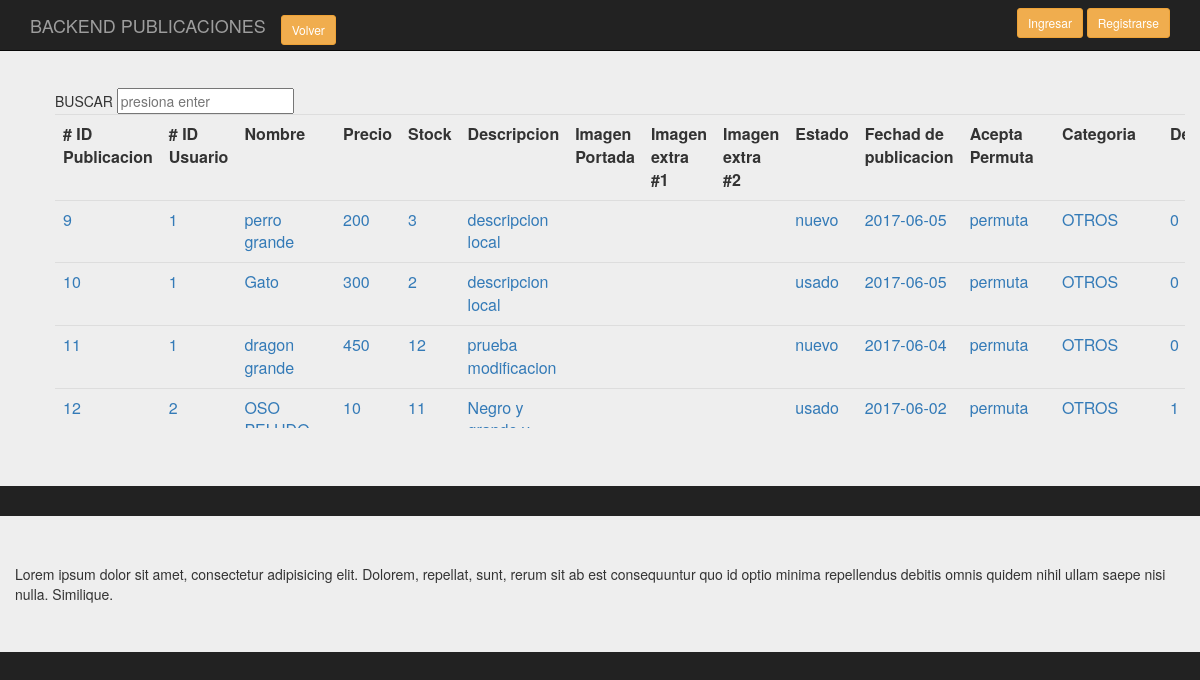
The app's page /backend/Presentacion/BackPublicacion.php, older data.
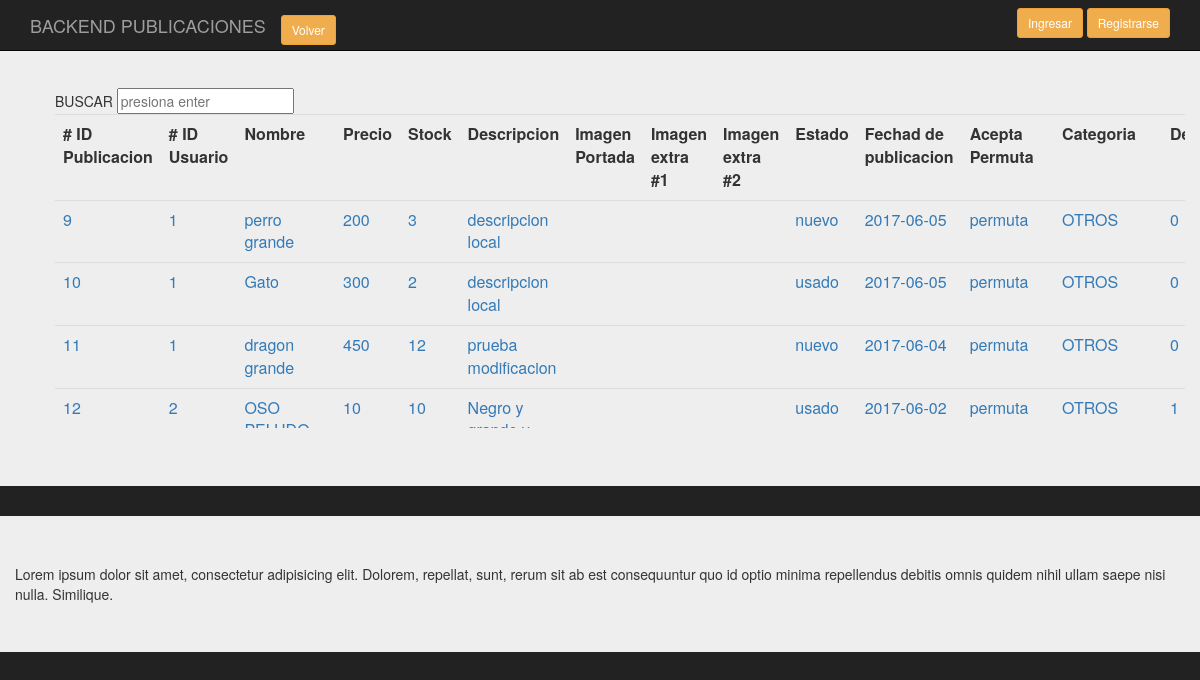
The same page, newer data.
### tables this page shows
CREATE TABLE `publicacion` (
  `id_pub` int(11) NOT NULL,
  `id_usup` int(11) NOT NULL,
  `nom_pub` varchar(40) DEFAULT NULL,
  `precio_pub` int(11) DEFAULT NULL,
  `stock_pub` int(11) DEFAULT NULL,
  `descripcion_pub` varchar(400) DEFAULT NULL,
  `img01_pub` varchar(20) DEFAULT NULL,
  `img02_pub` varchar(20) NOT NULL,
  `img03_pub` varchar(20) NOT NULL,
  `nuevo_pub` varchar(20) DEFAULT NULL,
  `fecha_pub` date DEFAULT NULL,
  `acepta_permuta_pub` varchar(20) DEFAULT NULL,
  `categoria_pub` varchar(20) DEFAULT NULL,
  `denuncia_pub` tinyint(1) DEFAULT NULL,
  `activa` varchar(20) NOT NULL
);

### backend/clases/Publicacion.class.php (called while the page is built, shortened)
<?php
require_once('../persistencia/PersistenciaPublicacion.class.php');
class Publicacion
{
    public function consultaTodos($conex)
    {
      $pu=new PersistenciaPublicacion;
      $datos= $pu->consTodos($conex);
      return $datos;
    }
}
?>

### backend/persistencia/PersistenciaPublicacion.class.php (called while the page is built, shortened)
<?php
class PersistenciaPublicacion
{
   public function consTodos( $conex)
   {
        $sql = "select * from publicacion";
        $result = $conex->prepare($sql);
		$result->execute();
		$resultados=$result->fetchAll();
       return $resultados;
    }
 }
?>

### backend/Presentacion/BackPublicacion.php (the view, shortened to what this page needs)
<?php
require_once('../clases/Publicacion.class.php');
?>
<!doctype html>
<html lang="en">
<head>
<link rel="stylesheet" href="https://maxcdn.bootstrapcdn.com/bootstrap/3.3.7/css/bootstrap.min.css">
<link rel="stylesheet" href="../css/estilos.css">
	</head>
<body>
		<div class="container">
			<nav class="navbar navbar-inverse navbar-fixed-top">
				  <div class="container">
					<div class="navbar-header">
					  <a class="navbar-brand" href="#">BACKEND PUBLICACIONES</a>
					  <div class="navbar-brand">
						<a href="index.php" class="btn btn-warning btn-sm">Volver</a>
					  </div>
					</div>
					<div id="navbar" class="navbar-collapse collapse">
					  <form class="navbar-form navbar-right">
						<a href="singin.php" class="btn btn-warning btn-sm">Ingresar</a>
						<a href="Login.php" class="btn btn-warning btn-sm">Registrarse</a>
					  </form>
					</div>
				  </div>
			</nav>
		</div>
		<div class="jumbotron">
			<div class="container-fluid">
				<section class="main row">
					<div class="col-md-12">
					<ol class="pre-scrollable">
										<table class="table">
																<form class="forma-busqueda cf" action="/search.php" method="post">
																	<input name="keywords" id="search_box" type="text" placeholder="presiona enter" >
																</form>
													<tr>
														<th># ID Publicacion</th>
														<th># ID Usuario</th>
														<th>Nombre</th>
														<th>Precio</th>
														<th>Stock</th>
														<th>Descripcion</th>
														<th>Imagen Portada</th>
														<th>Imagen extra #1</th>
														<th>Imagen extra #2</th>
														<th>Estado</th>
														<th>Fechad de publicacion</th>
														<th>Acepta Permuta</th>
														<th>Categoria</th>
														<th>Denuncia</th>
													</tr>
												<?php
													$conex = conectar();
													$d = new Publicacion();
													$datos_d=$d->consultaTodos($conex);
													$cuenta=count($datos_d);
												?>
												<?php
												for ($i=0;$i<$cuenta;$i++)
												{
												?>
													<tr>
															<td><a value="<?php echo $datos_d[$i][0]?>"  ><?php echo $datos_d[$i][0]?></a></td>
															<td><a value="<?php echo $datos_d[$i][0]?>"  ><?php echo $datos_d[$i][1]?></a></td>
															<td><a value="<?php echo $datos_d[$i][0]?>"  ><?php echo $datos_d[$i][2]?></a></td>
															<td><a value="<?php echo $datos_d[$i][0]?>"  ><?php echo $datos_d[$i][3]?></a></td>
															<td><a value="<?php echo $datos_d[$i][0]?>"  ><?php echo $datos_d[$i][4]?></a></td>
															<td class="pre-scrollable"><a value="<?php echo $datos_d[$i][0]?>"  ><?php echo $datos_d[$i][5]?></a></td>
															<td><a value="<?php echo $datos_d[$i][0]?>"  ><?php echo $datos_d[$i][6]?></a></td>
															<td><a value="<?php echo $datos_d[$i][0]?>"  ><?php echo $datos_d[$i][7]?></a></td>
															<td><a value="<?php echo $datos_d[$i][0]?>"  ><?php echo $datos_d[$i][8]?></a></td>
															<td><a value="<?php echo $datos_d[$i][0]?>"  ><?php echo $datos_d[$i][9]?></a></td>
															<td><a value="<?php echo $datos_d[$i][0]?>"  ><?php echo $datos_d[$i][10]?></a></td>
															<td><a value="<?php echo $datos_d[$i][0]?>"  ><?php echo $datos_d[$i][11]?></a></td>
															<td><a value="<?php echo $datos_d[$i][0]?>"  ><?php echo $datos_d[$i][12]?></a></td>
															<td><a value="<?php echo $datos_d[$i][0]?>"  ><?php echo $datos_d[$i][13]?></a></td>
													</tr>
												<?php
												}
												?>
										</table>
					</ol>
					</div>
				</section>
			</div>
		</div>
		<div class="jumbotron">
		<div class="container">
			<div class="row">
			Lorem ipsum dolor sit amet, consectetur adipisicing elit. Dolorem, repellat, sunt, rerum sit ab est consequuntur quo id optio minima repellendus debitis omnis quidem nihil ullam saepe nisi nulla. Similique.
		</div>
		</div>
</body>
</html>

### backend/Css/estilos.css (style rules this page uses)
body { padding-top: 40px; padding-bottom: 40px; background-color: #222; }
.forma-busqueda { margin-left: -2px; }

Row changes from the older to the newer data that the page shows:
changed publicacion "OSO…": stock_pub "11" → "10"
